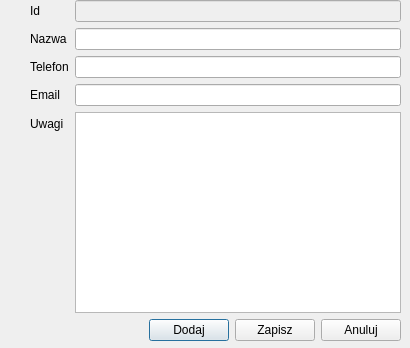
<?xml version="1.0" encoding="UTF-8"?>
<ui version="4.0">
 <class>dlg_contractor</class>
 <widget class="QDialog" name="dlg_contractor">
  <property name="geometry">
   <rect>
    <x>0</x>
    <y>0</y>
    <width>410</width>
    <height>348</height>
   </rect>
  </property>
  <property name="windowTitle">
   <string>Dialog</string>
  </property>
  <widget class="QWidget" name="verticalLayoutWidget">
   <property name="geometry">
    <rect>
     <x>10</x>
     <y>0</y>
     <width>391</width>
     <height>341</height>
    </rect>
   </property>
   <layout class="QVBoxLayout" name="lyt_contractor">
    <item>
     <layout class="QFormLayout" name="lytCMain">
      <property name="leftMargin">
       <number>20</number>
      </property>
      <item row="0" column="0">
       <widget class="QLabel" name="lbl_id">
        <property name="font">
         <font>
          <pointsize>9</pointsize>
          <weight>50</weight>
          <bold>false</bold>
         </font>
        </property>
        <property name="text">
         <string>Id</string>
        </property>
       </widget>
      </item>
      <item row="0" column="1">
       <widget class="QLineEdit" name="led_id">
        <property name="enabled">
         <bool>false</bool>
        </property>
       </widget>
      </item>
      <item row="1" column="0">
       <widget class="QLabel" name="lbl_name">
        <property name="font">
         <font>
          <pointsize>9</pointsize>
          <weight>50</weight>
          <bold>false</bold>
         </font>
        </property>
        <property name="text">
         <string>Nazwa</string>
        </property>
       </widget>
      </item>
      <item row="1" column="1">
       <widget class="QLineEdit" name="led_name"/>
      </item>
      <item row="2" column="0">
       <widget class="QLabel" name="lbl_phone">
        <property name="font">
         <font>
          <pointsize>9</pointsize>
          <weight>50</weight>
          <bold>false</bold>
         </font>
        </property>
        <property name="text">
         <string>Telefon</string>
        </property>
       </widget>
      </item>
      <item row="2" column="1">
       <widget class="QLineEdit" name="led_phone"/>
      </item>
      <item row="3" column="0">
       <widget class="QLabel" name="lbl_email">
        <property name="font">
         <font>
          <pointsize>9</pointsize>
          <weight>50</weight>
          <bold>false</bold>
         </font>
        </property>
        <property name="text">
         <string>Email</string>
        </property>
       </widget>
      </item>
      <item row="3" column="1">
       <widget class="QLineEdit" name="led_email"/>
      </item>
      <item row="4" column="0">
       <widget class="QLabel" name="lbl_note">
        <property name="font">
         <font>
          <pointsize>9</pointsize>
          <weight>50</weight>
          <bold>false</bold>
         </font>
        </property>
        <property name="text">
         <string>Uwagi</string>
        </property>
       </widget>
      </item>
      <item row="4" column="1">
       <widget class="QTextEdit" name="ted_note"/>
      </item>
     </layout>
    </item>
    <item>
     <layout class="QHBoxLayout" name="horizontalLayout_2">
      <item>
       <spacer name="horizontalSpacer">
        <property name="orientation">
         <enum>Qt::Horizontal</enum>
        </property>
        <property name="sizeHint" stdset="0">
         <size>
          <width>40</width>
          <height>20</height>
         </size>
        </property>
       </spacer>
      </item>
      <item>
       <spacer name="horizontalSpacer_3">
        <property name="orientation">
         <enum>Qt::Horizontal</enum>
        </property>
        <property name="sizeHint" stdset="0">
         <size>
          <width>40</width>
          <height>20</height>
         </size>
        </property>
       </spacer>
      </item>
      <item>
       <widget class="QPushButton" name="btn_add">
        <property name="font">
         <font>
          <pointsize>9</pointsize>
          <weight>50</weight>
          <bold>false</bold>
         </font>
        </property>
        <property name="text">
         <string>Dodaj</string>
        </property>
       </widget>
      </item>
      <item>
       <widget class="QPushButton" name="btn_save">
        <property name="text">
         <string>Zapisz</string>
        </property>
       </widget>
      </item>
      <item>
       <widget class="QPushButton" name="btn_cancel">
        <property name="font">
         <font>
          <pointsize>9</pointsize>
          <weight>50</weight>
          <bold>false</bold>
         </font>
        </property>
        <property name="text">
         <string>Anuluj</string>
        </property>
       </widget>
      </item>
     </layout>
    </item>
   </layout>
  </widget>
 </widget>
 <resources/>
 <connections/>
</ui>
